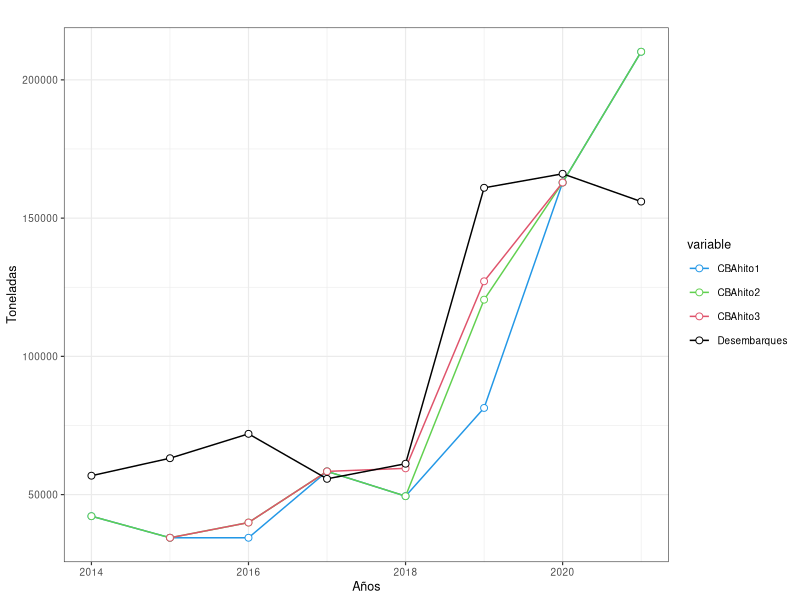
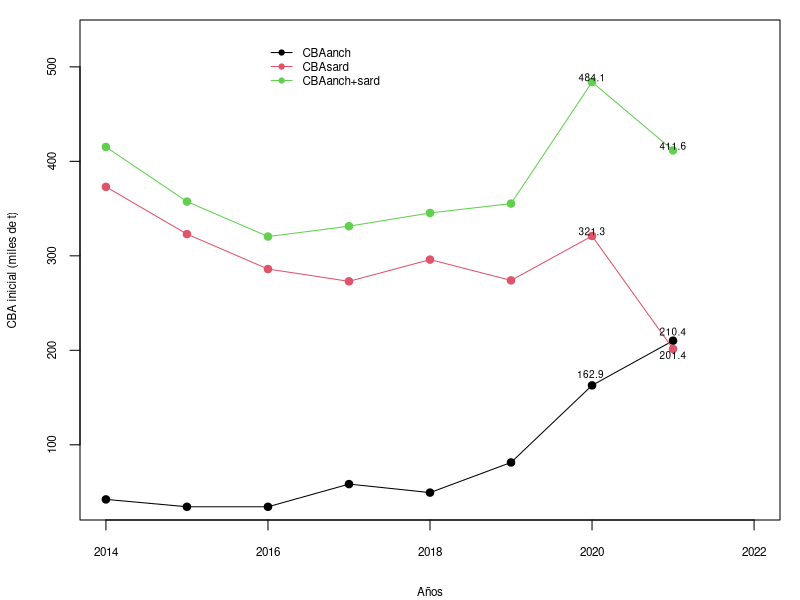
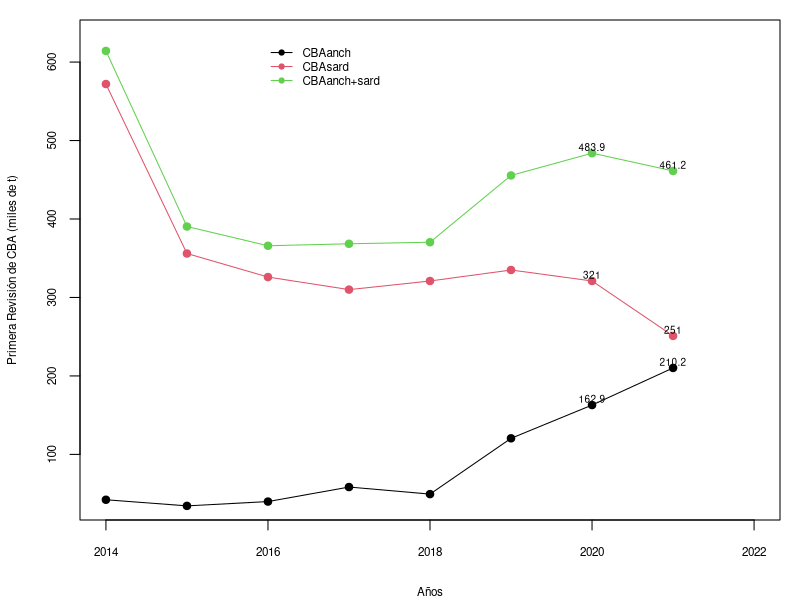
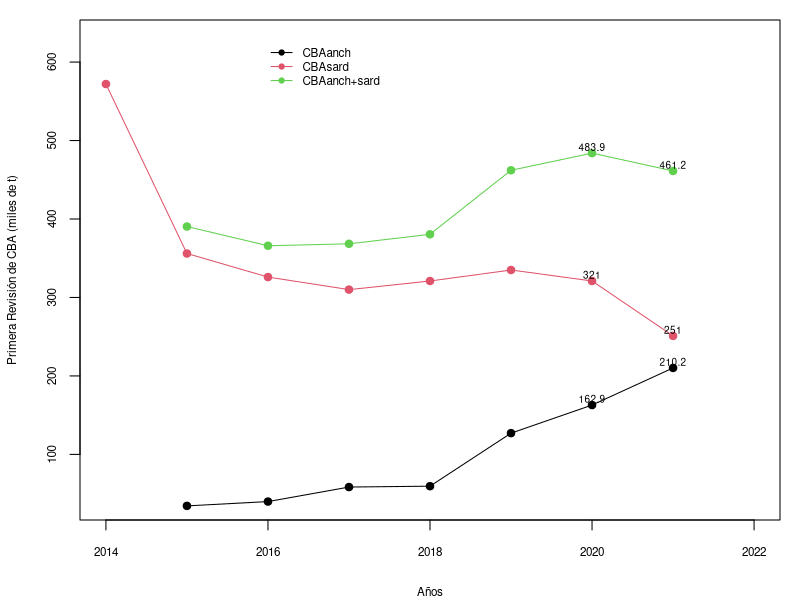
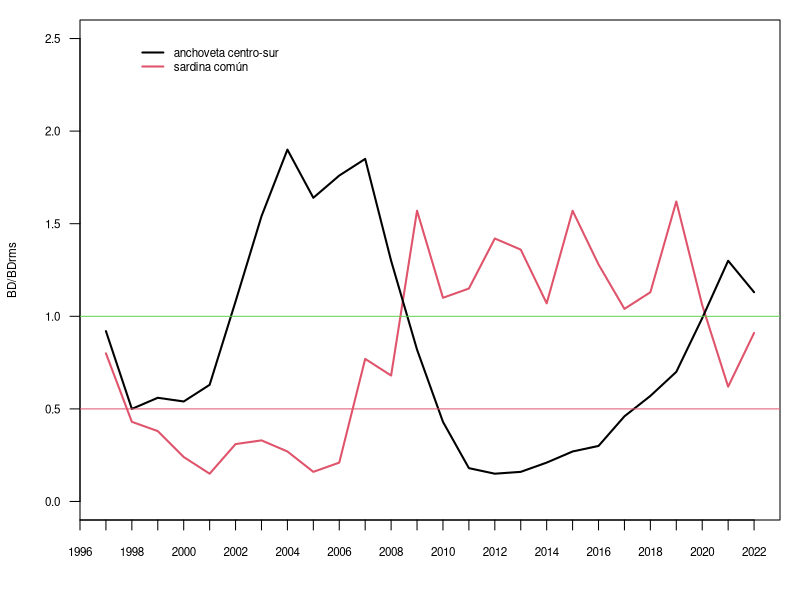

Here is the R script that generated these plots, in order:
## ---- chunk 1
library(stringr)
library(lattice)
library(ggplot2)
library(reshape)
library(dplyr)
library(ggthemes)
library(stringr)
library(knitr)

year<-    c(2014,2015,2016,2017,2018,2019,2020,2021)
CBAhito1<-c(42200,34400,34400,58400,49440,81347,162876,210167)
CBAhito2<-c(42200,34400,39900,58400,49440,120500,162876,210167)
CBAhito3<-c(NA,34400,39900,58400,59500,127150,162876,NA)
Desembarques <- c(56842,63168,71985,55709,61176,160968,166031,155982)


ind           <- cbind(CBAhito1,CBAhito2,CBAhito3,Desembarques) 
data          <- data.frame(ind) %>% mutate (Asesoria='data')%>% mutate (yrs= year)%>%melt(id.var=c('yrs', 'Asesoria'))

f1 <- ggplot(data, aes(yrs,value,colour=variable))+ geom_line()+ geom_point( size=2, shape=21, fill="white") + 
      labs(x = 'Años', y = 'Toneladas')  +
      scale_colour_manual(values=c(4,3,2,1))+
      theme_bw(base_size=9) + 
      ggtitle('')+
      theme(plot.title = element_text(hjust = 0.5))
f1

## ---- chunk 2
year<-seq(2014,2021,1)
CBAanch<-c(42.2,34.4,34.4,58.4,49.4,81.3,162.9,210.2)
CBAsard<-c(373,323,286,273,296,274,321,201.4)
CBAmixta<-rowSums(cbind(CBAanch,CBAsard))

par(mfrow=c(1,1),mar=c(4,4,1,1))
plot(year,CBAanch,type="o",ylim=c(40,530),xlim=c(2014,2022),pch=19,ylab="CBA inicial (miles de t)",xlab="Años",cex.lab=0.7,cex.axis=0.7)
lines(year,CBAsard,col=2,type="o",pch=19)
lines(year,CBAmixta,col=3,type="o",pch=19)
text(c(rep(2020,3),rep(2021,3)),c(170,321,483.9,215,190,411.6)+5,c("162.9 ","321.3","484.1","210.4","201.4","411.6"),cex=0.6)
legend(2016,530,c("CBAanch","CBAsard","CBAanch+sard"),col=c(1,2,3),lwd=1,pch=19,cex=0.7,bty="n")
## ---- chunk 3
year<-seq(2014,2021,1)
CBAanch<-c(42.2,34.4,39.9,58.4,49.4,120.5,162.9,210.2)
CBAsard<-c(572,356,326,310,321,335,321,251)
CBAmixta2<-rowSums(cbind(CBAanch,CBAsard))

par(mfrow=c(1,1),mar=c(4,4,1,1))
plot(year,CBAanch,type="o",ylim=c(40,630),xlim=c(2014,2022),pch=19,ylab="Primera Revisión de CBA (miles de t)",xlab="Años",cex.lab=0.7,cex.axis=0.7)
lines(year,CBAsard,col=2,type="o",pch=19)
lines(year,CBAmixta2,col=3,type="o",pch=19)
text(c(rep(2020,3),rep(2021,3)),c(CBAsard[7],CBAanch[7],CBAmixta2[7],CBAsard[8],CBAanch[8],CBAmixta2[8])+8,c(CBAsard[7],CBAanch[7],CBAmixta2[7],CBAsard[8],CBAanch[8],CBAmixta2[8]),cex=0.6)
legend(2016,630,c("CBAanch","CBAsard","CBAanch+sard"),col=c(1,2,3),lwd=1,pch=19,cex=0.7,bty="n")
## ---- chunk 4
year<-seq(2014,2021,1)
CBAanch<-c(NA,34.4,39.9,58.4,59.5,127.1,162.9,210.2)
CBAsard<-c(572,356,326,310,321,335,321,251)
CBAmixta2<-rowSums(cbind(CBAanch,CBAsard))

par(mfrow=c(1,1),mar=c(4,4,1,1))
plot(year,CBAanch,type="o",ylim=c(40,630),xlim=c(2014,2022),pch=19,ylab="Primera Revisión de CBA (miles de t)",xlab="Años",cex.lab=0.7,cex.axis=0.7)
lines(year,CBAsard,col=2,type="o",pch=19)
lines(year,CBAmixta2,col=3,type="o",pch=19)
text(c(rep(2020,3),rep(2021,3)),c(CBAsard[7],CBAanch[7],CBAmixta2[7],CBAsard[8],CBAanch[8],CBAmixta2[8])+8,c(CBAsard[7],CBAanch[7],CBAmixta2[7],CBAsard[8],CBAanch[8],CBAmixta2[8]),cex=0.6)
legend(2016,630,c("CBAanch","CBAsard","CBAanch+sard"),col=c(1,2,3),lwd=1,pch=19,cex=0.7,bty="n")
## ---- chunk 5

years1<-seq(1997,2022,1)


rpr_sard<-c(0.80,0.43,0.38,0.24,0.15,0.31,0.33,0.27,0.16,0.21,0.77,0.68,1.57,1.10,1.15,1.42,1.36,1.07,1.57,1.28,1.04,1.13,1.62,1.06,0.62,0.91)

rpr_anch<-c(0.92,0.50,0.56,0.54,0.63,1.08,1.54,1.90,1.64,1.76,1.85,1.30,0.82,0.43,0.18,0.15,0.16,0.21,0.27,0.30,0.46,0.57,0.7,0.99,1.30,1.13)

par(mfrow=c(1,1),mar=c(4,4,1,1))
plot(years1,rpr_sard,type="l",ylab="BD/BDrms",xlab="",ylim=c(0,2.5),xaxp=c(1990,2022,32),las=1,lwd=2,cex.lab=0.7,cex.axis=0.7,col=2)

lines(years1,rpr_anch,col=1,lwd=2)
#points(2020,1.02,pch=19,cex=1,col=1)
#text(2020,0.9,"2020",cex=0.8)
abline(h=c(1,0.5),col=c(3,2))
legend(1998,2.5,c("anchoveta centro-sur","sardina común"),col=c(1,2),lwd=c(2,2),bty="n",cex=0.7)
